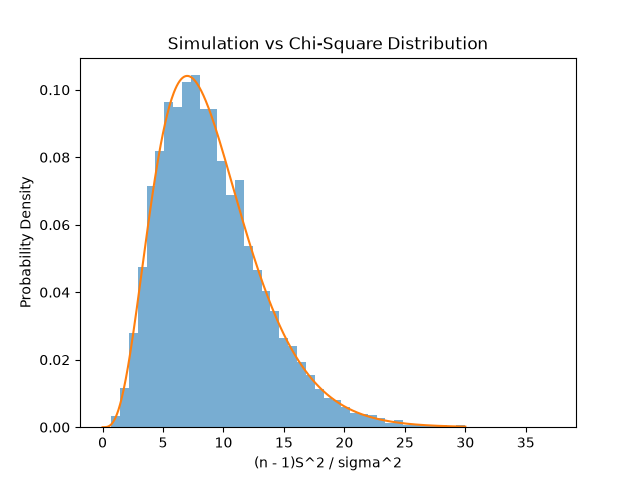

Reproduce this figure in Python.
import numpy as np
import matplotlib.pyplot as plt
from scipy import stats

# Given values
n = 10
sigma = 1
N = 10000

# Store simulated values
values = []

for i in range(N):

    # Generate a sample of 10 values from N(0, 1)
    sample = np.random.normal(0, sigma, n)

    # Sample variance using n - 1
    S2 = np.var(sample, ddof=1)

    # Calculate (n - 1)S^2 / sigma^2
    value = (n - 1) * S2 / sigma**2

    values.append(value)

# -------------------------------------------------
# Histogram of simulated results
# -------------------------------------------------

plt.hist(values, bins=50, density=True, alpha=0.6)

# -------------------------------------------------
# Theoretical chi-square distribution
# -------------------------------------------------

x = np.linspace(0, 30, 500)

y = stats.chi2.pdf(x, df=n - 1)

plt.plot(x, y)

plt.xlabel("(n - 1)S^2 / sigma^2")
plt.ylabel("Probability Density")
plt.title("Simulation vs Chi-Square Distribution")

plt.savefig("HW4_2_2.png")
plt.show()
